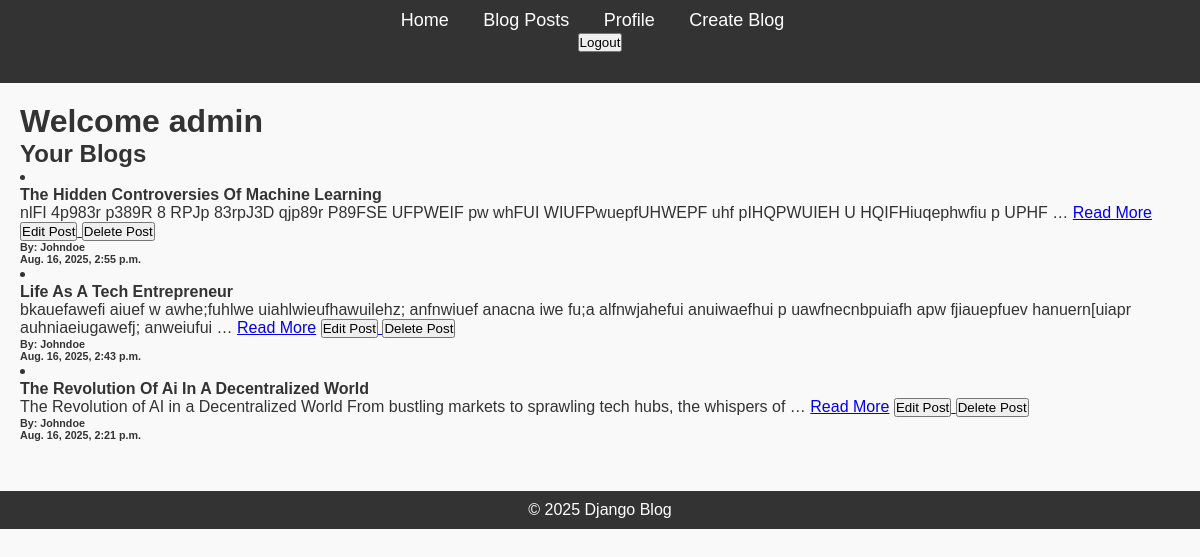
/blog/profile/1/ (signed in), run on an earlier commit of the app's database.
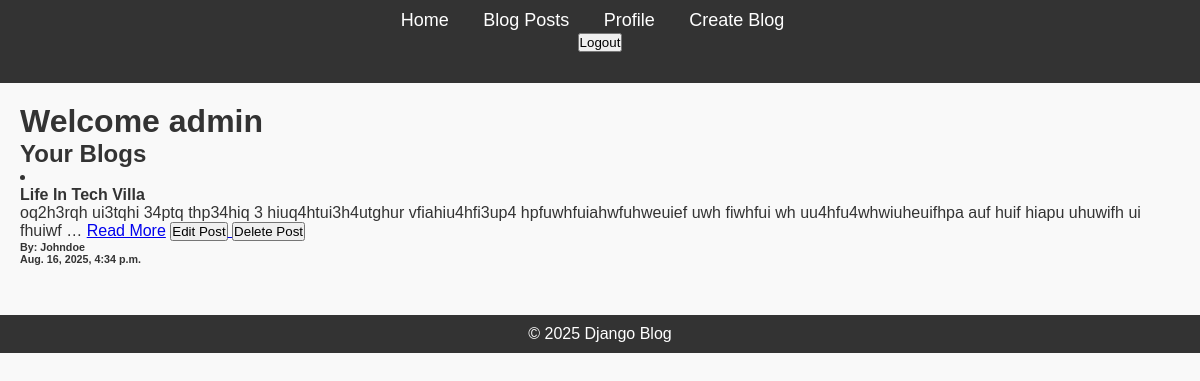
And on a later commit of the database.
### blog/models.py (models this page shows)
class Post(models.Model):
    title = models.CharField(max_length=200)
    content = models.TextField()
    published_date = models.DateTimeField(auto_now_add=True)
    author = models.ForeignKey(User, on_delete=models.CASCADE)

### blog/views.py (the view)
# urls.py: path('profile/<int:pk>/', UserProfileView.as_view(), name='user_profile'),
class UserProfileView(DetailView):
    model = User
    template_name = 'blog/user_profile.html'
    context_object_name = 'user'
    def get_context_data(self, **kwargs):
        context = super().get_context_data(**kwargs)
        context['posts'] = Post.objects.all().filter(author=self.request.user).order_by('-published_date')
        return context

### blog/templates/blog/user_profile.html
{% extends 'blog/base.html' %}
{% block content %}
<h1>
    Welcome {{ user.username }}
</h1>
<h2>Your Blogs</h2>
{% for post in posts %}
      <li>
            <h4>{{ post.title|title }}</h4>
            <p>
                {{post.content|truncatewords:18}} <a href="{% url 'viewing_post' pk=post.id %}">Read More</a>
                <a href="{% url 'update_post' pk=post.id %}"><button>Edit Post</button> </a> <a href="{% url 'delete_post' pk=post.id %}"><button>Delete Post</button></a>
            </p>
            <h6>By: {{ post.author|title }}</h6>
            <h6>{{ post.published_date}}</h6>
      </li>
{% endfor %}
{% endblock %}

What changed in the data, as far as the page shows it:
removed Post: title "The Hidden Controversies Of Machine Learning", content "nlFI 4p983r p389R 8 RPJp 83rpJ3D qjp89r P89FSE UFPWEIF pw whFUI WIUFPwuepfUHWEPF uhf pIHQPWUIEH U HQIFHiuqephwfiu p UPHF …", author "Johndoe", published_date "Aug. 16, 2025, 2:55 p.m."
removed Post: title "Life As A Tech Entrepreneur", content "bkauefawefi aiuef w awhe;fuhlwe uiahlwieufhawuilehz; anfnwiuef anacna iwe fu;a alfnwjahefui anuiwaefhui p uawfnecnbpuiafh apw fjiauepfuev hanuern[uiapr auhniaeiugawefj; anweiufui …", author "Johndoe", published_date "Aug. 16, 2025, 2:43 p.m."
removed Post: title "The Revolution Of Ai In A Decentralized World", content "The Revolution of AI in a Decentralized World From bustling markets to sprawling tech hubs, the whispers of …", author "Johndoe", published_date "Aug. 16, 2025, 2:21 p.m."
added Post: title "Life In Tech Villa", content "oq2h3rqh ui3tqhi 34ptq thp34hiq 3 hiuq4htui3h4utghur vfiahiu4hfi3up4 hpfuwhfuiahwfuhweuief uwh fiwhfui wh uu4hfu4whwiuheuifhpa auf huif hiapu uhuwifh ui fhuiwf …", author "Johndoe", published_date "Aug. 16, 2025, 4:34 p.m."
